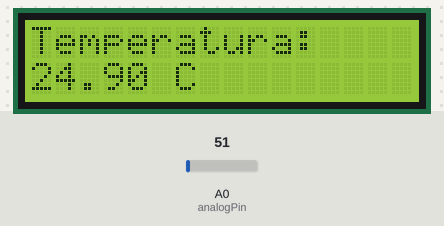
Recording of a sketch running on a simulated Arduino Uno, built with avr-gcc and run on an emulated ATmega328P. On the bench: 16×2 character LCD. The test bench sets the inputs (shaded band); at power-on: A0 (analogPin) = 51.

Above: at 1.2 s.
1.3 s: A0 (analogPin) set to 22
At 3.2 s:
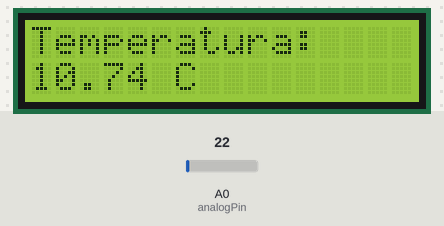
3.5 s: A0 (analogPin) set to 19
At 5.0 s:
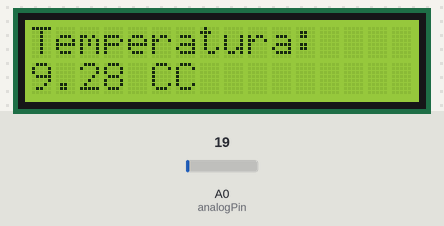
5.5 s: A0 (analogPin) set to 15
At 6.6 s:
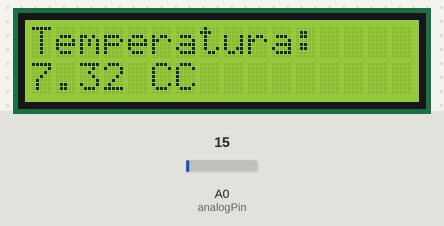
Timing chart, 0 to 8.5 s (numbered marks = the images above; inputs shaded):
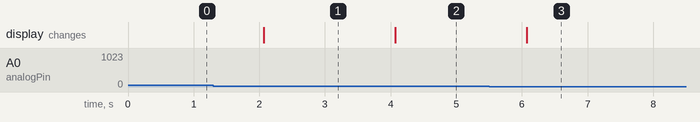

Measured:
- the behaviour switches between 21 and 20 on A0 (analogPin) (found by bisection; images 1 and 2)
- after the input at 1.3 s, the display: changes after 0.77 s (image 1)
- after the input at 3.5 s, the display: changes after 0.57 s (image 2)
- after the input at 5.5 s, the display: changes after 0.57 s (image 3)

The sketch:

LCD_temperatura.ino
```cpp
// include the library code:
#include <LiquidCrystal.h>

// initialize the library with the numbers of the interface pins
LiquidCrystal lcd(12, 11, 5, 4, 3, 2);

/*Temperatura em Celsius*/
int analogPin = 0; // lm35 está ligado ao a entrada analogica 0
float valAnalog; // variavel para armazenar o valor analogico lido
float temperatura;

void setup() {
  // set up the LCD's number of columns and rows:
  lcd.begin(16, 2);
  // Print a message to the LCD.
  lcd.print("Temperatura: ");
  Serial.begin(9600);
}

void loop() {
  valAnalog = analogRead(analogPin);
  temperatura = ( valAnalog * 500) / 1024;
  lcd.setCursor(0, 1);
  lcd.print(temperatura);
  lcd.print(" C");
  delay(1000); //atualiza a cada 1 segundo
}
```
